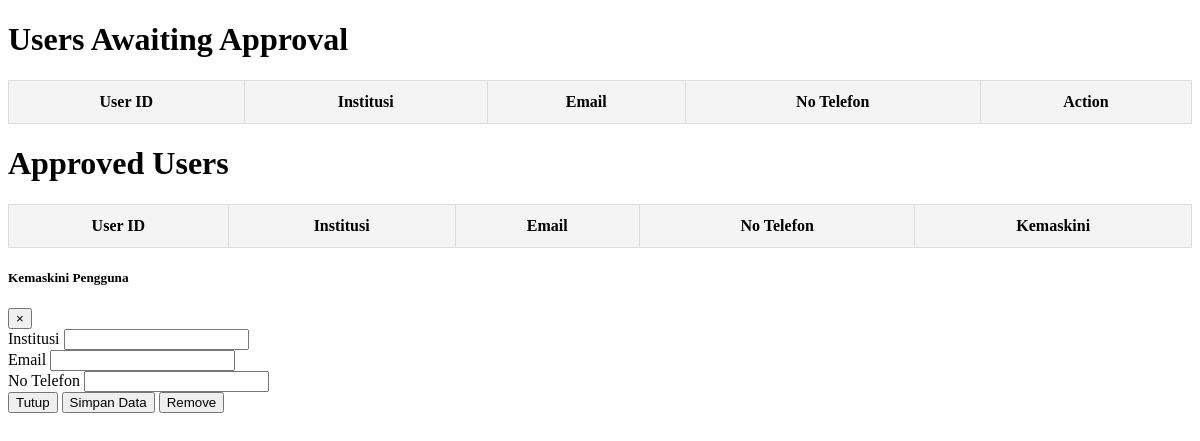
/manageii.php, run on an earlier commit of the app's database.
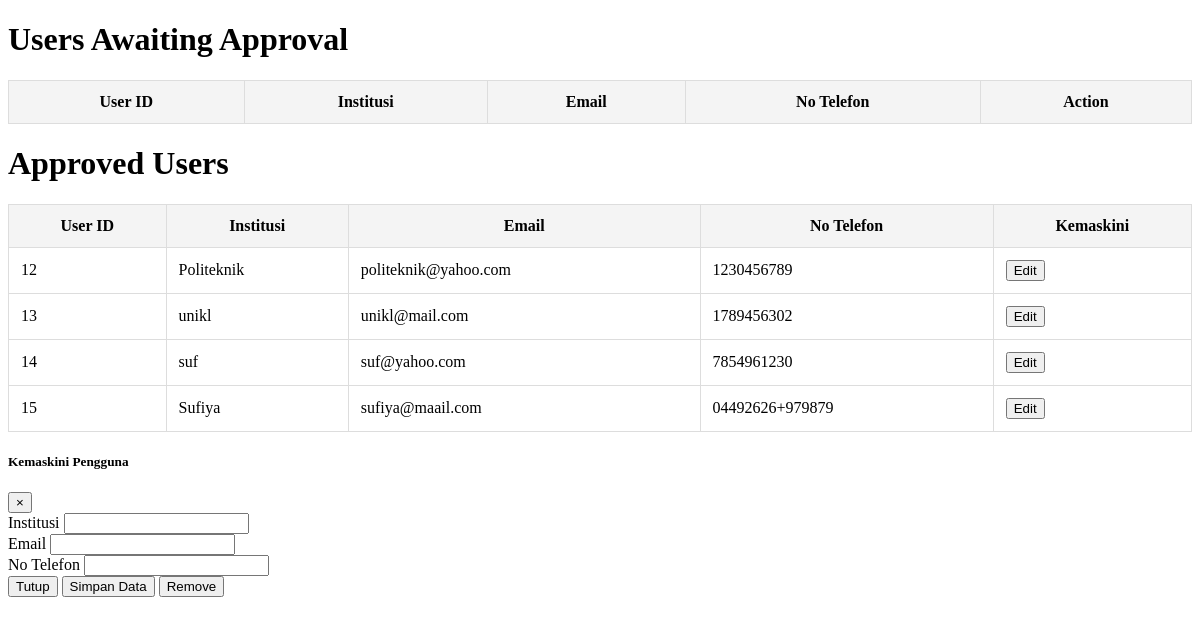
And on a later commit of the database.
### tables this page shows
CREATE TABLE `users` (
  `user_id` int(11) NOT NULL,
  `password` varchar(255) NOT NULL,
  `email` varchar(100) NOT NULL,
  `college_uni` varchar(100) DEFAULT NULL,
  `name` varchar(255) NOT NULL,
  `no_phone` varchar(20) NOT NULL,
  `nama_pegawai` varchar(255) DEFAULT NULL,
  `status` enum('pending','approved','rejected') DEFAULT 'pending'
);

### manageii.php (the view, shortened to what this page needs)
<?php
    $servername = "localhost";
    $username = "root";
    $password = '';
    $dbname = "intern";
    $port = "3307";
    try
    {
        $conn = new PDO("mysql:host=$servername;dbname=$dbname;port=$port", $username, $password);
        $conn->setAttribute(PDO::ATTR_ERRMODE, PDO::ERRMODE_EXCEPTION);
    }
    catch (PDOException $e)
    {
        die("Connection failed: " . $e->getMessage());
    }
    $query_approved = "SELECT * FROM users WHERE status = 'approved'";
    $stmt_approved = $conn->prepare($query_approved);
    $stmt_approved->execute();
    $result_approved = $stmt_approved->fetchAll(PDO::FETCH_ASSOC);
?>
<!DOCTYPE html>
<html lang="en">
    <head>
    </head>
    <body>
        <h1>Users Awaiting Approval</h1>
        <table class = "table table-bordered mt-3">
            <thead>
                <tr>
                    <th>User ID</th>
                    <th>Institusi</th>
                    <th>Email</th>
                    <th>No Telefon</th>
                    <th>Action</th>
                </tr>
            </thead>
        </table>
        <h1>Approved Users</h1>
        <table>
            <thead>
                <tr>
                    <th>User ID</th>
                    <th>Institusi</th>
                    <th>Email</th>
                    <th>No Telefon</th>
                    <th>Kemaskini</th>
                </tr>
            </thead>
            <tbody>
                <?php foreach($result_approved as $row): ?>
                    <tr>
                        <td><?php echo $row['user_id']; ?></td>
                        <td><?php echo $row['college_uni']; ?></td>
                        <td><?php echo $row['email']; ?></td>
                        <td><?php echo $row['no_phone']; ?></td>
                        <td>
                            <button class="btn btn-primary btn-sm" data-toggle="modal" data-target="#editUserModal" data-id="<?php echo htmlspecialchars($user['user_id']); ?>" data-college_uni="<?php echo htmlspecialchars($user['college_uni']); ?>" data-email="<?php echo htmlspecialchars($user['email']); ?>" data-phone="<?php echo htmlspecialchars($user['no_phone']); ?>">Edit</button>
                        </td>
                    </tr>
                <?php endforeach; ?>
            </tbody>
        </table>
        <div class="modal fade" id="editUserModal" tabindex="-1" role="dialog" aria-labelledby="editUserModalLabel" aria-hidden="true">
            <div class="modal-dialog" role="document">
                <div class="modal-content">
                    <form action="update_user.php" method="POST">
                        <div class="modal-header">
                            <h5 class="modal-title" id="editUserModalLabel">Kemaskini Pengguna</h5>
                            <button type="button" class="close" data-dismiss="modal" aria-label="Close">
                                <span aria-hidden="true">&times;</span>
                            </button>
                        </div>
                        <div class="modal-body">
                            <div class="form-group">
                                <label for="editCollegeUni">Institusi</label>
                                <input type="text" class="form-control" name="college_uni" id="editCollegeUni" required>
                            </div>
                            <div class="form-group">
                                <label for="editEmail">Email</label>
                                <input type="email" class="form-control" name="email" id="editEmail" required>
                            </div>
                            <div class="form-group">
                                <label for="editPhone">No Telefon</label>
                                <input type="text" class="form-control" name="no_phone" id="editPhone" required>
                            </div>
                        </div>
                        <div class="modal-footer">
                            <button type="button" class="btn btn-secondary" data-dismiss="modal">Tutup</button>
                            <button type="submit" class="btn btn-primary">Simpan Data</button>
                            <button type="button" id="removeData" class="remove-button">Remove</button>
                        </div>
                    </form>
                </div>
            </div>
        </div>
    </body>
</html>

### manageii.php (style rules this page uses)
table { width: 100%; border-collapse: collapse; }
th, td { padding: 12px; border: 1px solid #ddd; }
th { background-color: #f4f4f4; }

What changed in the data, as far as the page shows it:
added users: user_id "12", college_uni "Politeknik", email "politeknik@yahoo.com", no_phone "1230456789"
added users: user_id "13", college_uni "unikl", email "unikl@mail.com", no_phone "1789456302"
added users: user_id "14", college_uni "suf", email "suf@yahoo.com", no_phone "7854961230"
added users: user_id "15", college_uni "Sufiya", email "sufiya@maail.com", no_phone "04492626+979879"
